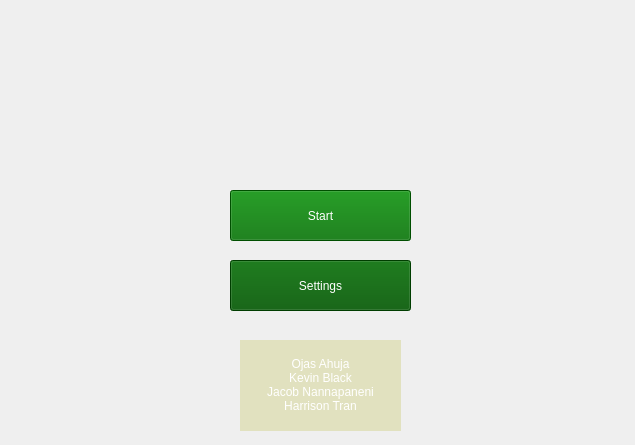
<?xml version="1.0" encoding="UTF-8"?>
<ui version="4.0">
 <class>GameLauncher</class>
 <widget class="QWidget" name="GameLauncher">
  <property name="geometry">
   <rect>
    <x>0</x>
    <y>0</y>
    <width>635</width>
    <height>445</height>
   </rect>
  </property>
  <property name="minimumSize">
   <size>
    <width>635</width>
    <height>445</height>
   </size>
  </property>
  <property name="maximumSize">
   <size>
    <width>635</width>
    <height>445</height>
   </size>
  </property>
  <property name="windowTitle">
   <string>Adventure Launcher</string>
  </property>
  <property name="styleSheet">
   <string notr="true"/>
  </property>
  <widget class="QPushButton" name="startButton">
   <property name="geometry">
    <rect>
     <x>230</x>
     <y>190</y>
     <width>181</width>
     <height>51</height>
    </rect>
   </property>
   <property name="styleSheet">
    <string notr="true">background-color: rgb(0, 111, 0);
border-color: rgb(102, 102, 0);
color: rgb(255, 255, 255);
font: italic 14pt &quot;Monotype Corsiva&quot;;</string>
   </property>
   <property name="text">
    <string>Start</string>
   </property>
  </widget>
  <widget class="QPushButton" name="settingsButton">
   <property name="geometry">
    <rect>
     <x>230</x>
     <y>260</y>
     <width>181</width>
     <height>51</height>
    </rect>
   </property>
   <property name="acceptDrops">
    <bool>false</bool>
   </property>
   <property name="styleSheet">
    <string notr="true">background-color: rgb(0, 85, 0);
border-color: rgb(102, 102, 0);
color: rgb(255, 255, 255);
font: italic 14pt &quot;Monotype Corsiva&quot;;</string>
   </property>
   <property name="text">
    <string>Settings</string>
   </property>
  </widget>
  <widget class="QLabel" name="credits">
   <property name="geometry">
    <rect>
     <x>240</x>
     <y>340</y>
     <width>161</width>
     <height>91</height>
    </rect>
   </property>
   <property name="styleSheet">
    <string notr="true">color: rgb(255, 255, 255);
font: italic 10pt &quot;Monotype Corsiva&quot;;
background-color: rgba(170, 170, 0,0.2);</string>
   </property>
   <property name="text">
    <string>&lt;html&gt;&lt;head/&gt;&lt;body&gt;
&lt;br&gt;
Ojas Ahuja&lt;br&gt;
Kevin Black&lt;br&gt;
Jacob Nannapaneni&lt;br&gt;
Harrison Tran&lt;br&gt;
&lt;/body&gt;&lt;/html&gt;</string>
   </property>
   <property name="alignment">
    <set>Qt::AlignCenter</set>
   </property>
  </widget>
  <widget class="QLabel" name="bg">
   <property name="geometry">
    <rect>
     <x>0</x>
     <y>-10</y>
     <width>635</width>
     <height>471</height>
    </rect>
   </property>
   <property name="maximumSize">
    <size>
     <width>635</width>
     <height>16777215</height>
    </size>
   </property>
   <property name="text">
    <string/>
   </property>
   <property name="pixmap">
    <pixmap resource="resources.qrc">:/images/images/giphy.gif</pixmap>
   </property>
   <property name="scaledContents">
    <bool>true</bool>
   </property>
  </widget>
  <widget class="QLabel" name="title">
   <property name="geometry">
    <rect>
     <x>220</x>
     <y>110</y>
     <width>201</width>
     <height>20</height>
    </rect>
   </property>
   <property name="text">
    <string/>
   </property>
   <property name="pixmap">
    <pixmap resource="resources.qrc">:/images/images/title.png</pixmap>
   </property>
   <property name="scaledContents">
    <bool>true</bool>
   </property>
  </widget>
  <zorder>bg</zorder>
  <zorder>startButton</zorder>
  <zorder>settingsButton</zorder>
  <zorder>credits</zorder>
  <zorder>title</zorder>
 </widget>
 <layoutdefault spacing="6" margin="11"/>
 <resources>
  <include location="resources.qrc"/>
 </resources>
 <connections/>
</ui>
